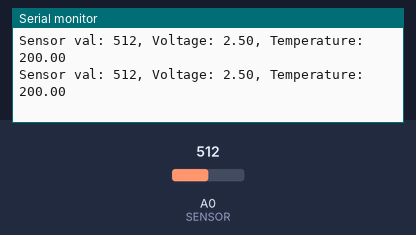
This sketch was run on a simulated Arduino Uno, built with avr-gcc and run on an emulated ATmega328P. Parts: the last lines printed to the serial monitor. The test bench sets the inputs (shaded band); at power-on: A0 (SENSOR) = 512.

Above: at 1.8 s.
1.9 s: A0 (SENSOR) set to 716
At 2.8 s:
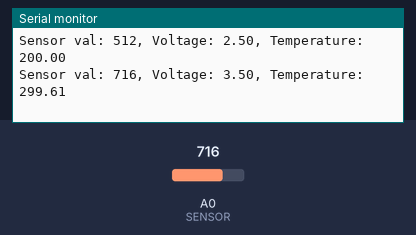
3.4 s: A0 (SENSOR) set to 900
At 4.8 s:
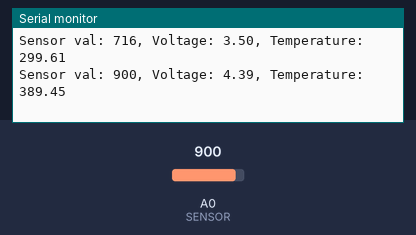
Timing chart, 0 to 6.4 s (numbered marks = the images above; inputs shaded):
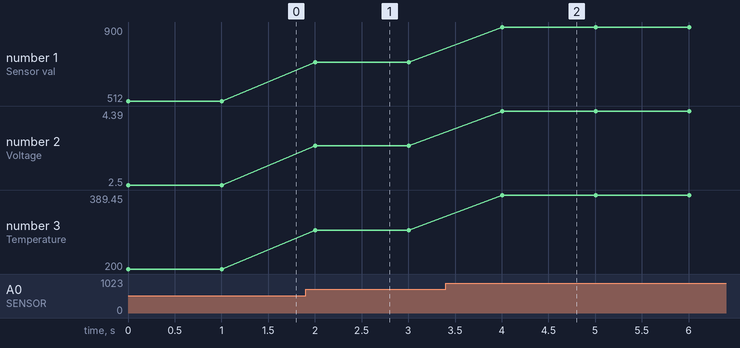

The sketch:

sketch_aug03c.ino
```cpp
#define SENSOR A0

void setup() {
  Serial.begin(9600);
}

void loop() {
  int readVal = analogRead(SENSOR);
  Serial.print("Sensor val: ");
  Serial.print(readVal);

  float voltage = readVal/1024.0*5.0;
  Serial.print(", Voltage: ");
  Serial.print(voltage);

  float temp = (voltage-0.5)*100;
  Serial.print(", Temperature: ");
  Serial.println(temp);

  delay(1000);
}
```

Measured:
- after the input at 1.9 s, the serial monitor: prints a new line after 0.10 s (image 1)
- after the input at 3.4 s, the serial monitor: prints a new line after 0.61 s (image 2)
- plotted number 1: 512 → 716 after the input at 1.9 s, 716 → 900 after the input at 3.4 s
- plotted number 2: 2.5 → 3.5 after the input at 1.9 s, 3.5 → 4.39 after the input at 3.4 s
- plotted number 3: 200 → 299.61 after the input at 1.9 s, 299.61 → 389.45 after the input at 3.4 s
